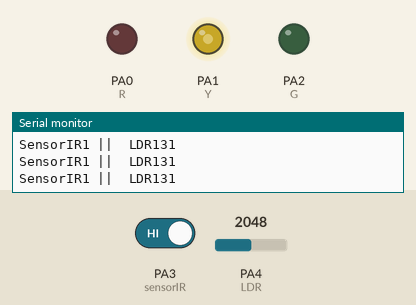
Bench run of a sketch on a simulated STM32 Blue Pill. Shown: output pins drawn as LEDs (lit = HIGH), the last lines printed to the serial monitor. Dashed ring = blinking. Inputs (shaded band) come from the test bench; at power-on: PA4 (LDR) = 2048, PA3 (sensorIR) HIGH.

Above: at 1.2 s.
1.3 s: PA4 (LDR) set to 2866
At 2.2 s:
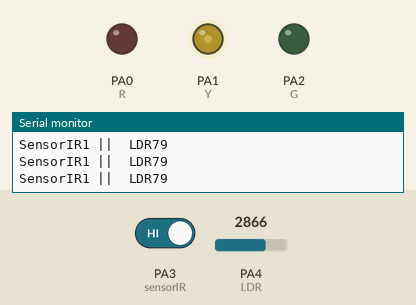
2.8 s: PA3 (sensorIR) driven LOW
At 4.1 s:
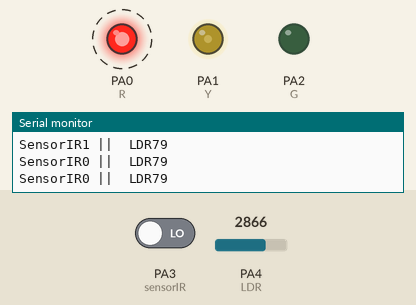
5.8 s: PA4 (LDR) set to 3603
At 8.3 s:
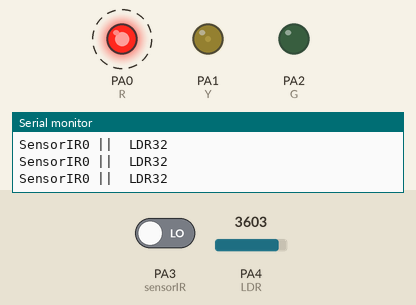
8.8 s: PA4 (LDR) set to 4095
At 10.6 s:
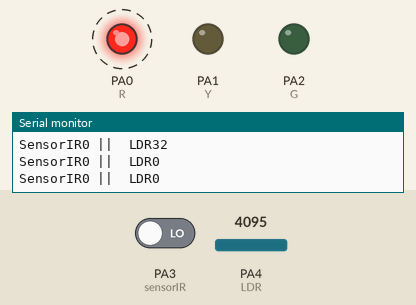
11.8 s: PA4 (LDR) set to 2047
At 14.2 s:
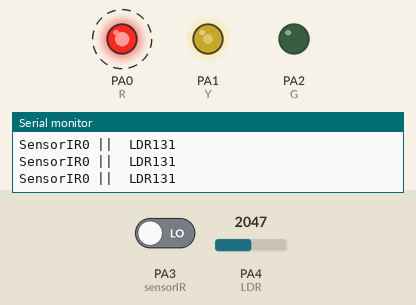
14.8 s: PA4 (LDR) set to 491
At 16.6 s:
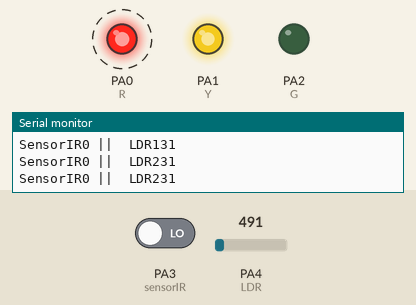
Timing chart, 0 to 18.8 s (numbered marks = the images above; inputs shaded):
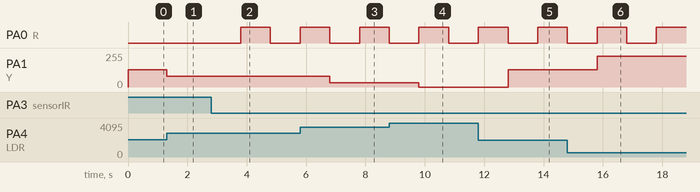

Measured:
- after the input at 1.3 s, PA1 (Y): 131/255 → 79/255 at once
- after the input at 2.8 s, PA0 (R): LOW → HIGH after 1.0 s, → LOW 1.0 s later
- after the input at 5.8 s, PA1 (Y): 79/255 → 32/255 after 1.0 s
- after the input at 8.8 s, PA1 (Y): 32/255 → 0/255 after 1.0 s
- after the input at 11.8 s, PA1 (Y): 0/255 → 131/255 after 1.0 s
- after the input at 14.8 s, PA1 (Y): 131/255 → 231/255 after 1.0 s

The sketch:

STM_32_sensor_LDR_kunci.ino
```cpp
  //INISIALISI
  int R =PA0;
  int Y =PA1;
  int G =PA2;
  int sensorIR =PA3;
  int LDR      =PA4;
  int kunci1   =0;


void setup() {
  Serial.begin(9600);
  pinMode(R,OUTPUT);
  pinMode(Y,OUTPUT);
  pinMode(G,OUTPUT);
  pinMode(sensorIR,INPUT);
  pinMode(LDR,INPUT);


}

void loop() {
  //BACA DATA
  int bacasensorIR=digitalRead(sensorIR);
  int bacasensorLDR=analogRead(LDR);
  bacasensorLDR=map(bacasensorLDR,105,4095,255,0);

  //SERIAL
  Serial.print("SensorIR"); Serial.print(bacasensorIR);
  Serial.print(" ||  LDR"); Serial.print(bacasensorLDR);
  Serial.println();  //untuk enter

  //LOGIKA
  if (kunci1==0 and bacasensorIR==0){
    digitalWrite(R,LOW);
    delay(1000);
    kunci1=1;
  }else if(kunci1==1 and bacasensorIR==0){
    digitalWrite(R,HIGH);
    delay(1000);
    kunci1=0;
  }
    analogWrite(Y,bacasensorLDR);
  }
```
